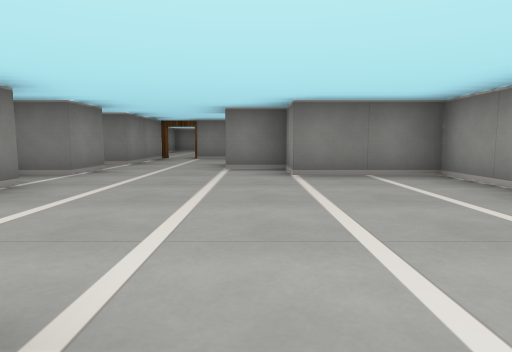
View 1 (above)

16 first-person views from a walk through a cub3D maze. The camera is about half as high as the walls, tilts 6° down and sees 75° across. The floor is counted in squares. Each view is taken from the middle of a square. On the plan, view 1 faces up. The plan holds only what a view shows up to about 9 squares ahead; the rest is blank.

View 2
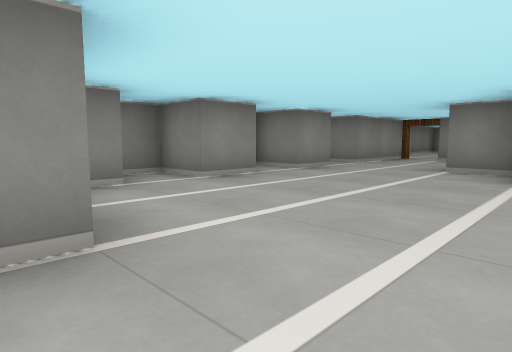

View 3
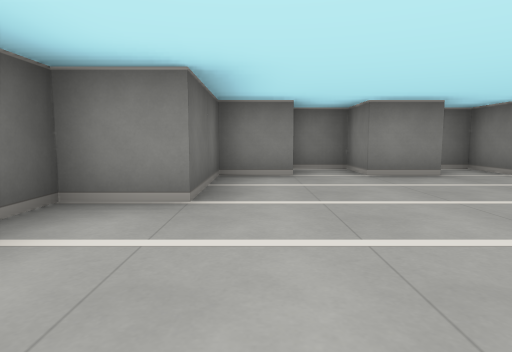

View 4
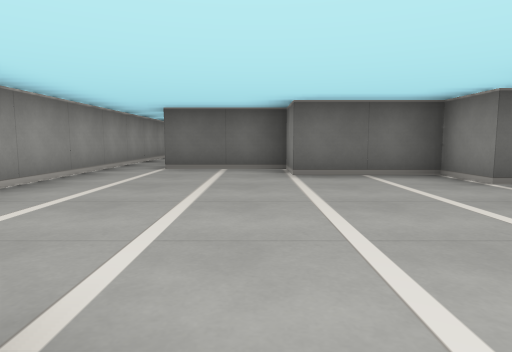

View 5
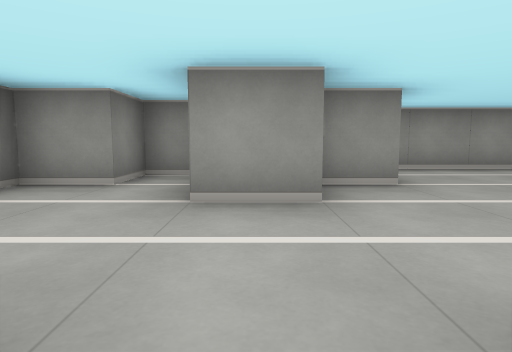

View 6
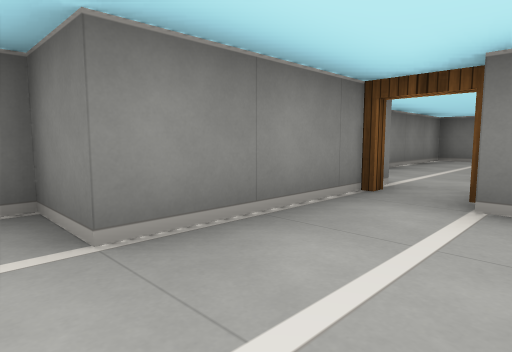

View 7
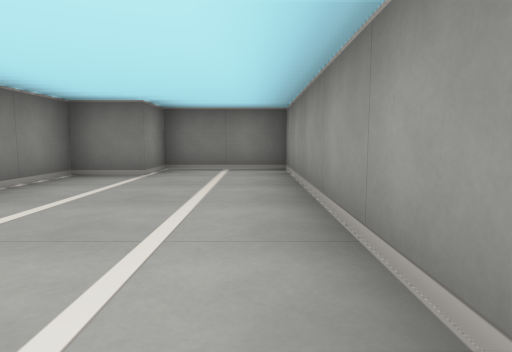

View 8
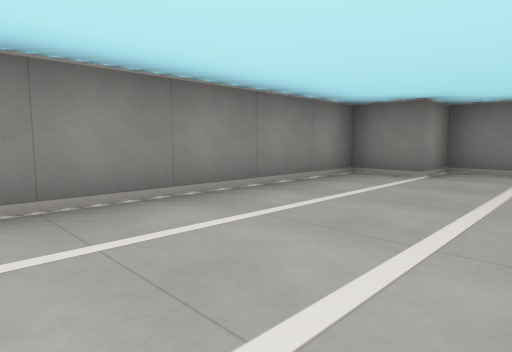

View 9
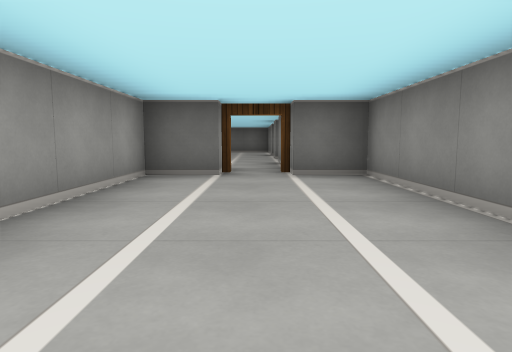

View 10
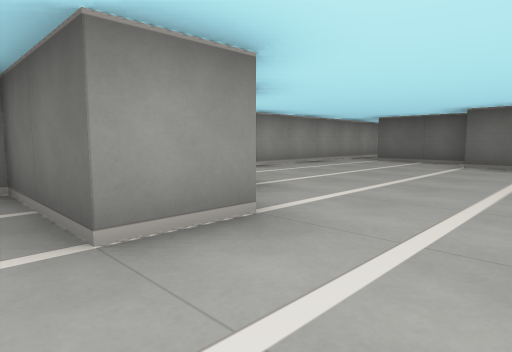

View 11
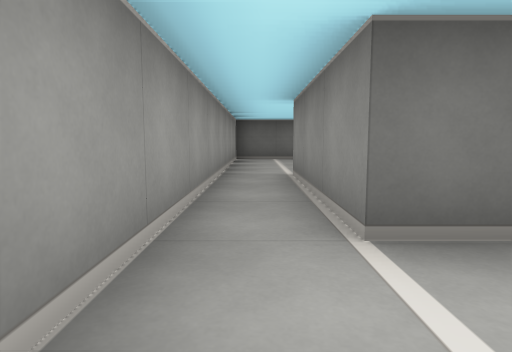

View 12
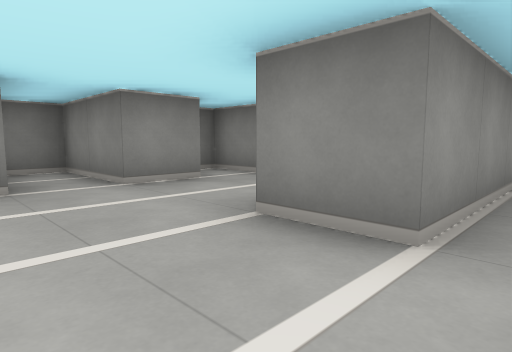

View 13
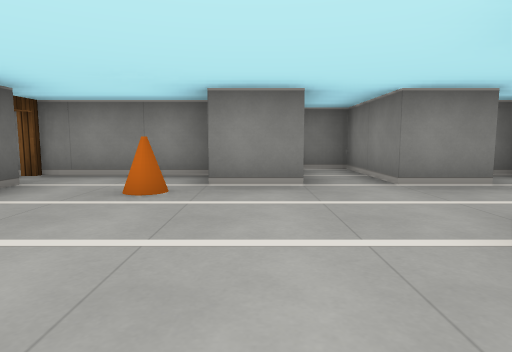

View 14
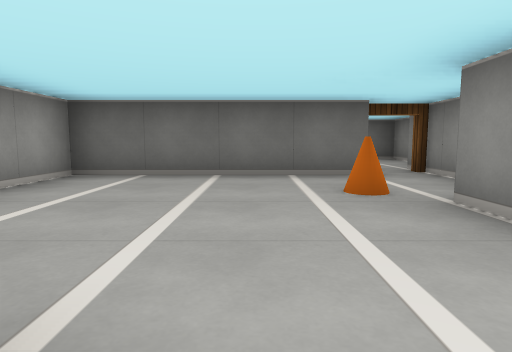

View 15
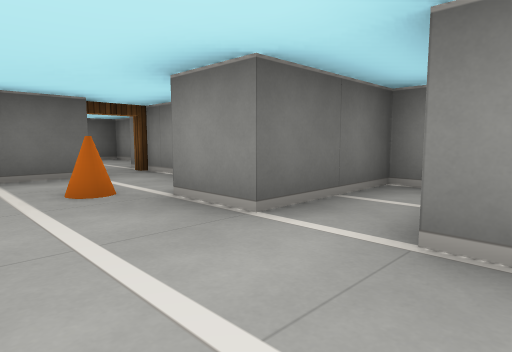

View 16
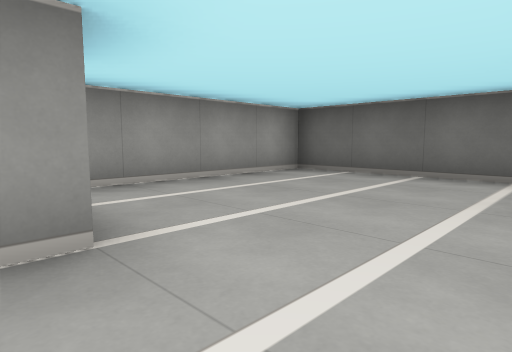

### Floor plan
Ten units are one square. View 1 is at (0, 0); x grows to the right and y downward. Boxes are objects, and circles mark ways between rooms. Rooms are numbered by the first view taken in them; rooms with no view inside come last. Other rooms are left out.
<svg viewBox="-40 -160 70 250">
<path fill="none" stroke="#000" d="M-25 -36 -25 -25 -35 -25 -35 -15M-25 -16 -25 -5 -5 -5 -5 5 15 5 15 35M-25 -56 -25 -45 -35 -45 -35 -40M-25 -95 -25 -65 -35 -65M25 35 25 -45 5 -45 5 -55 -5 -55 -5 -65 15 -65 15 -75 5 -75 5 -85 -15 -85M-15 -95 -5 -95 -5 -155 -25 -155 -25 -145 -35 -145 -35 -95 -25 -95M15 35 5 35 5 31M-25 56 -25 85M-16 75 25 75 25 35M-15 24 -15 35 -35 35 -35 45 -15 45 -15 55M-15 15 -25 15 -25 19"/>
<rect x="-15" y="55" width="10" height="10" fill="#bbb"><title>cone</title></rect>
<circle cx="-20" cy="-90" r="3" fill="#2a7"/>
<circle cx="20" cy="30" r="3" fill="#2a7"/>
<text x="0" y="-30">1</text>
<text x="-20" y="-120">2</text>
<text x="0" y="50">3</text>
</svg>
Room 1 opens to room 2. Room 1 opens to room 3.

Where each view was taken, in squares from view 1:
view 1: 0 up, 0 right, facing up
view 2: 0 up, 1 right, facing up-left
view 3: 1 up, 2 right, facing left
view 4: 5 up, 0 right, facing down
view 5: 6 up, 3 left, facing right
view 6: 6 up, 1 left, facing up-left
view 7: 10 up, 1 left, facing up
view 8: 10 up, 1 left, facing up-left
view 9: 14 up, 2 left, facing down
view 10: 7 up, 2 left, facing down-right
view 11: 1 up, 2 right, facing down
view 12: 5 down, 2 right, facing up-left
view 13: 5 down, 2 right, facing left
view 14: 3 down, 0 right, facing down
view 15: 3 down, 0 right, facing down-left
view 16: 3 down, 1 left, facing down-right
